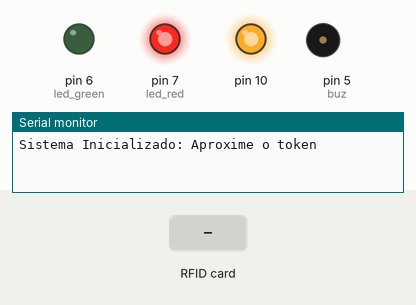
Simulated run of this sketch. Board: Arduino Uno, built with avr-gcc and run on an emulated ATmega328P. Parts: output pins drawn as LEDs (lit = HIGH), buzzer (waves = sounding, pin HIGH), the last lines printed to the serial monitor. Dashed ring = blinking. Inputs (shaded band) come from the test bench.

Above: at 1.2 s.
1.3 s: RFID card 5E 7A 19 C4 held to the reader
At 2.6 s:
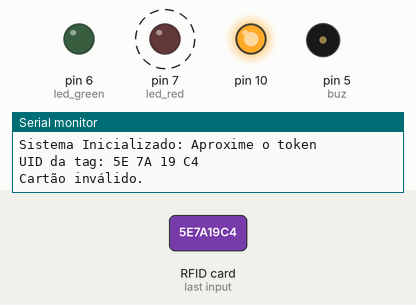
4.3 s: RFID card 8C 65 EF 66 held to the reader
At 6.2 s:
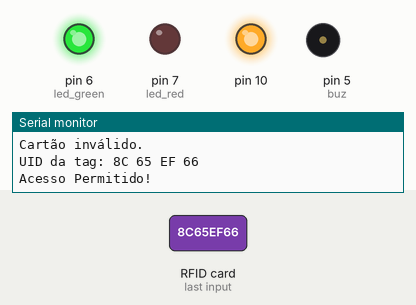
Timing chart, 0 to 9.8 s (numbered marks = the images above; inputs shaded):
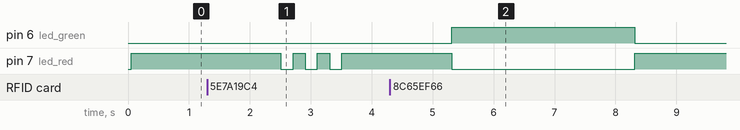

Measured:
- after the input at 1.3 s, pin 7 (led_red): alternates HIGH for 0.20 s and LOW for 0.20 s, 6 changes in all, then stays HIGH, starting after 1.2 s
- after the input at 4.3 s, pin 6 (led_green): LOW → HIGH after 1.0 s, → LOW 3.0 s later; pin 7 (led_red): HIGH → LOW after 1.0 s, → HIGH 3.0 s later

The sketch:

rfid.ino
```cpp
//Inclui as bibliotecas do SPI e do RC522
#include <SPI.h>
#include <MFRC522.h>

//Definição dos pinos de conexão do projeto
#define PINO_SS 9
#define PINO_RST 8

int led_red = 7;
int led_green = 6;
int buz = 5;
int incomingByte = 0;
int cont = 0;
bool isLiberado = false;

MFRC522 mfrc522(PINO_SS, PINO_RST);

void setup() {
  // put your setup code here, to run once:
  pinMode(led_red, OUTPUT);
  pinMode(led_green, OUTPUT);
  pinMode(buz, OUTPUT);
  Serial.begin(9600);
  SPI.begin();// Inicializa a comunicação SPI
  mfrc522.PCD_Init(); // Inicializa o módulo MFRC522
  Serial.println("Sistema Inicializado: Aproxime o token");

}

void loop() {
    digitalWrite(led_red, HIGH);

  // put your main code here, to run repeatedly:
  if (!mfrc522.PICC_IsNewCardPresent()) return;// Aguarda a aproximação do token
 if (!mfrc522.PICC_ReadCardSerial()) return; // Seleciona qual token vai ser utilizado
 Serial.print("UID da tag:"); // Mostra UID do token na serial
 String conteudo= ""; //Cria uma variável vazia, do tipo string
 byte letra;
 for (byte i = 0; i < mfrc522.uid.size; i++) {
 if(mfrc522.uid.uidByte[i] < 0x10){
 Serial.print(" 0");
 }
 else{
 Serial.print(" ");
 }
 Serial.print(mfrc522.uid.uidByte[i], HEX);// Printa a mensagem convertida em hexadecimal
 if(mfrc522.uid.uidByte[i] < 0x10){
 conteudo.concat(String(" 0"));
 }
 else{
 conteudo.concat(String(" "));
 }
 conteudo.concat(String(mfrc522.uid.uidByte[i], HEX));
 }
 Serial.println();
 conteudo.toUpperCase();//Coloca todas as letras da string em maiúscula
 if (conteudo.substring(1) == "8C 65 EF 66") {
 Serial.println("Acesso Permitido!");
 isLiberado = true;
 }
 delay(1000);


//  Serial.println("Insira a senha de acesso:");
//  while (Serial.available() == 0) {}     //wait for data available
//  String teststr = Serial.readString();  //read until timeout
//  teststr.trim();                        // remove any \r \n whitespace at the end of the String
  if (isLiberado) {
    cont = 0;
    digitalWrite(led_red, LOW);
    digitalWrite(led_green, HIGH);
//    digitalWrite(buz, HIGH);
//    delay(500);
//    digitalWrite(buz, LOW);
    //Serial.println("Acesso liberado.");
    delay(3000);
    digitalWrite(led_green, LOW);
    isLiberado = false;
  } else {
    cont++;
    Serial.println("Cartão inválido.");
    for(int i = 0; i < 3; i++) {
      digitalWrite(led_red, HIGH);
      delay(200);
      digitalWrite(led_red, LOW);
      delay(200);
    }
    if(cont >= 2) {
      Serial.println("SISTEMA BLOQUEADO.");
      digitalWrite(buz, HIGH);
      for(int i = 0; i < 5; i++) {
        digitalWrite(led_red, HIGH);
        delay(200);
        digitalWrite(led_red, LOW);
        delay(200);
      }
      digitalWrite(buz, LOW);
      cont = 0;
    }
  }
}
```
